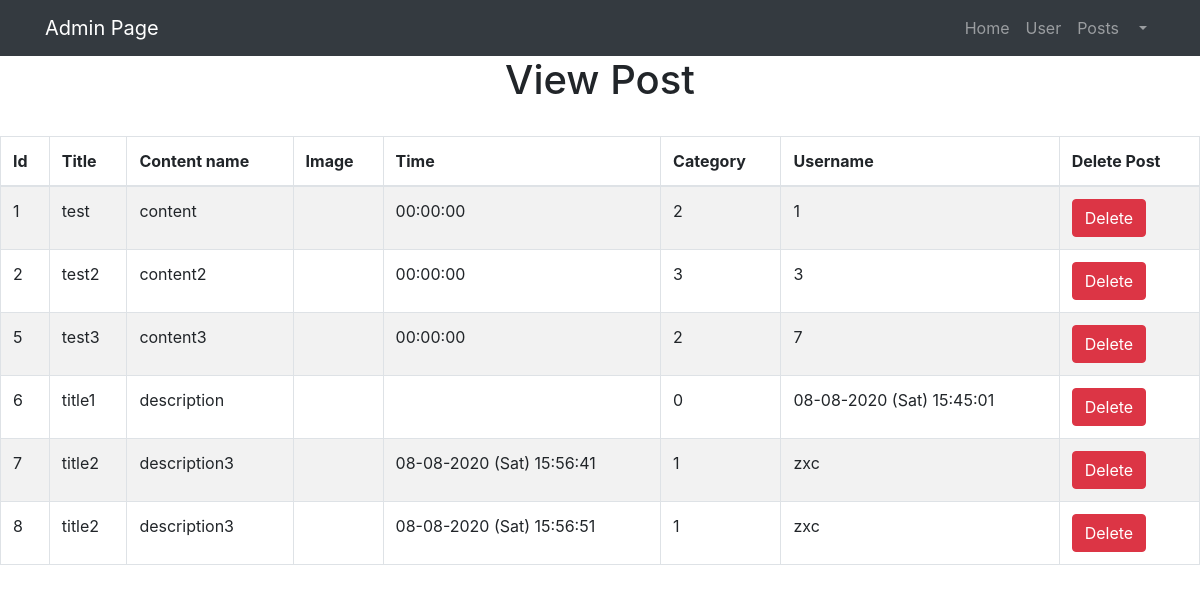
The app's page /view_userpost.php, older data.
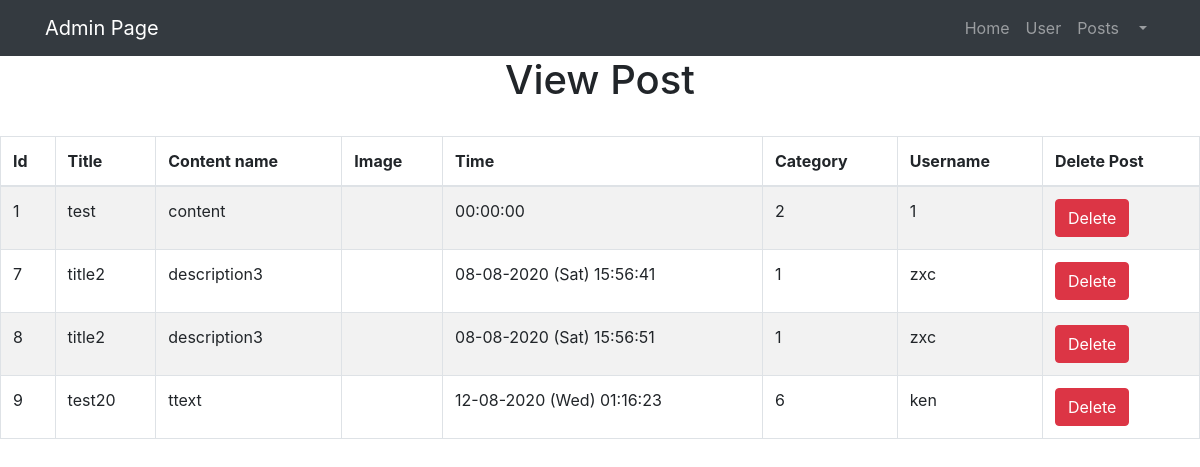
The same page, newer data.
### tables this page shows
CREATE TABLE `tbl_post` (
  `post_id` int(11) NOT NULL,
  `post_title` varchar(20) NOT NULL,
  `post_content` varchar(50) NOT NULL,
  `post_image` varchar(50) DEFAULT NULL,
  `post_time` varchar(30) NOT NULL,
  `cat_id` int(20) NOT NULL,
  `user_name` varchar(30) NOT NULL,
  `post_upvote` int(20) NOT NULL DEFAULT 1,
  `post_downvote` int(20) NOT NULL DEFAULT 1
);

### public_html/view_userpost.php (the view, shortened to what this page needs)
<?php
$admin_name=$_SESSION['admin_name'];
?>
<!DOCTYPE html>
<html lang="en">
<head>
  <link href="vendor/bootstrap/css/bootstrap.min.css" rel="stylesheet">
</head>
<body>
 <nav class="navbar navbar-expand-lg navbar-dark bg-dark static-top">
    <div class="container">
      <a class="navbar-brand" href="#">Admin Page</a>
      <div class="collapse navbar-collapse" id="navbarResponsive">
        <ul class="navbar-nav ml-auto">
        <li class="nav-item">
            <a class="nav-link" href="index.php">Home
            </a>
          </li>
          <li class="nav-item">
            <a class="nav-link" href="view_users.php">User
            </a>
          </li>
          <li class="nav-item">
            <a class="nav-link" href="view_userpost.php">Posts</a>
          </li>
          <li class="nav-item dropdown">
        <a class="nav-link dropdown-toggle" href="#" id="navbarDropdown" role="button" data-toggle="dropdown" aria-haspopup="true" aria-expanded="false">
        <?php echo $admin_name;?></a>
      </li>
        </ul>
      </div>
    </div>
  </nav>
  <div class="table-scrol">
    <h1 align="center">View Post</h1>
    <table class="table table-bordered table-hover table-striped" style="table-layout: auto">
        <thead>
        <tr>
            <th>Id</th>
            <th>Title</th>
            <th>Content name</th>
            <th>Image</th>
            <th>Time</th>
            <th>Category</th>
            <th>Username</th>
            <th>Delete Post</th>
        </tr>
        </thead>
        <?php
        include("db.php");
        $view_post_query="SELECT * FROM tbl_post";
        $run=mysqli_query($con,$view_post_query);
        while($row=mysqli_fetch_array($run))
        {
            $post_id=$row[0];
            $post_title=$row[1];
            $post_content=$row[2];
            $post_image=$row[3];
            $post_time=$row[4];
            $cat_id=$row[5];
            $user_name=$row[6];
        ?>
        <tr>
            <td><?php echo $post_id;  ?></td>
            <td><?php echo $post_title;  ?></td>
            <td><?php echo  $post_content;  ?></td>
            <td><?php echo $post_image;  ?></td>
            <td><?php echo  $post_time;  ?></td>
            <td><?php echo  $cat_id;  ?></td>
            <td><?php echo  $user_name;  ?></td>
           <td><a href="delete_upost.php?del=<?php echo $post_id ?>"><button class="btn btn-danger">Delete</button></a></td>
        </tr>
        <?php } ?>
    </table>
        </div>
</body>
</html>

Row changes from the older to the newer data that the page shows:
removed tbl_post: post_id "2", post_title "test2", post_content "content2", post_time "00:00:00", cat "3", user_name "3"
removed tbl_post: post_id "5", post_title "test3", post_content "content3", post_time "00:00:00", cat "2", user_name "7"
removed tbl_post: post_id "6", post_title "title1", post_content "description", cat "0", user_name "08-08-2020 (Sat) 15:45:01"
added tbl_post: post_id "9", post_title "test20", post_content "ttext", post_time "12-08-2020 (Wed) 01:16:23", cat "6", user_name "ken"
